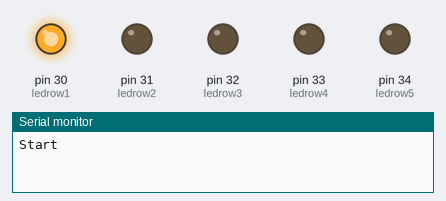
This sketch was run on a simulated Arduino Mega 2560, built with avr-gcc and run on an emulated ATmega2560. On the bench: output pins drawn as LEDs (lit = HIGH), the last lines printed to the serial monitor.

Above: at 0.05 s.
At 0.75 s:
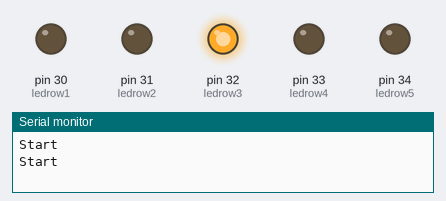
At 1.45 s:
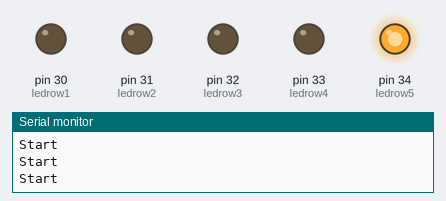
At 2.15 s:
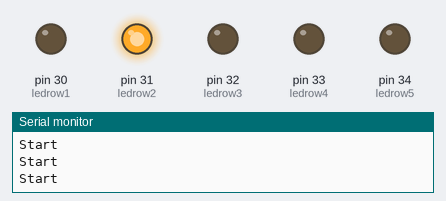
At 2.85 s:
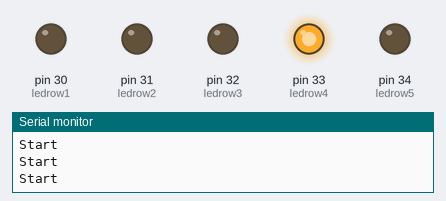
Timing chart, 0 to 3.1 s (numbered marks = the images above):
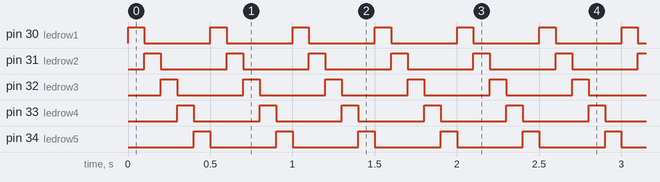

The sketch:

LedRowTest_1.ino
```cpp
int ledrow1 = 30;
int ledrow2 = 31;
int ledrow3 = 32;
int ledrow4 = 33;
int ledrow5 = 34;


void setup() {
  pinMode(ledrow1,OUTPUT);
  pinMode(ledrow2,OUTPUT);
  pinMode(ledrow3,OUTPUT);
  pinMode(ledrow4,OUTPUT);
  pinMode(ledrow5,OUTPUT);
  Serial.begin(9600);
}

void loop() {
  Serial.println("Start");
  digitalWrite(ledrow1, HIGH);
  delay(100);
  digitalWrite(ledrow1, LOW);
  digitalWrite(ledrow2, HIGH);
  delay(100);
  digitalWrite(ledrow2, LOW);
  digitalWrite(ledrow3, HIGH);
  delay(100);
  digitalWrite(ledrow3, LOW);
  digitalWrite(ledrow4, HIGH);
  delay(100);
  digitalWrite(ledrow4, LOW);
  digitalWrite(ledrow5, HIGH);
  delay(100);
  digitalWrite(ledrow5, LOW);
}
```

Measured:
- by itself, pin 30 (ledrow1), pin 31 (ledrow2), pin 32 (ledrow3), pin 33 (ledrow4), pin 34 (ledrow5): alternates HIGH for 0.10 s and LOW for 0.40 s
